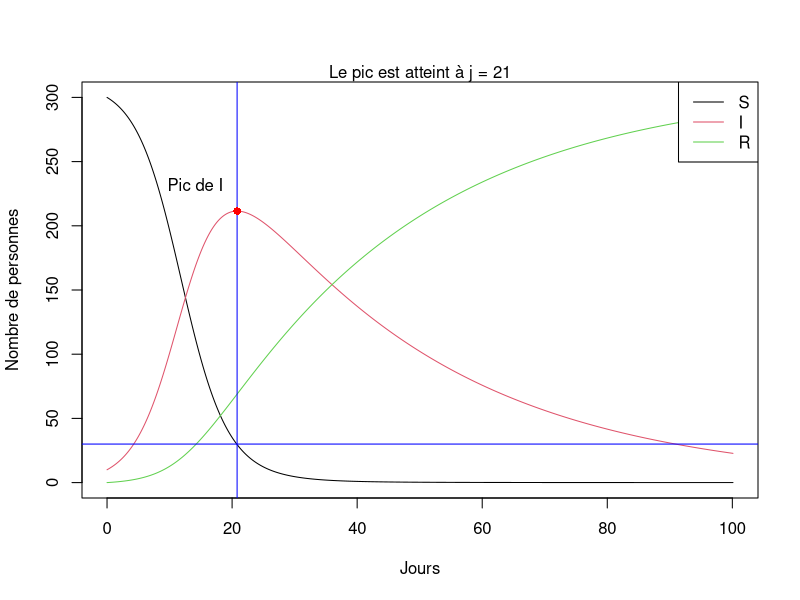

R code for this plot:
## ---- chunk 1
knitr::opts_chunk$set(echo = TRUE)
library(ggplot2)
S <- 300 #Personnes saines
I <- 10 #Personnes infectées
R <- 0 #personnes retirées
a <- 0.001 #Taux de transmission
b <- 0.03 #taux de guérison
deltaT <- 0.1 #Pas
Taille <- 100 #Nombre de jours
T<-0 #Non modulable       #Jour 0
Tpeaks<-0#Non modulable   #Jour du pic du nombres d'infecté
Ipeaks<-0#Non modulable   #Nombre de personne infectés au jour du pic

listeSIR<-data.frame(S, I, R, T)
colnames(listeSIR) <- c("S","I","R","T") 
Euler<-listeSIR
results<-listeSIR
listeSIR


## ---- chunk 2
St<-b/a #Calcul du nombre de personnes saines théorique au moments du pic du nombres d'infecté
euler<-function(Suc,Infect,Reco) # fonction calculant à chaque tour l'évolution des variables S, I et R
{
  Sb <- Suc + (-a * Suc * Infect)*deltaT
  Rb <- Reco + (b * Infect)*deltaT
  Ib <- (Suc+Infect+Reco) - Sb - Rb
  SIR <- data.frame(Sb,Ib,Rb,T)
  return(SIR)
  
}
repeat{
  T <- T+deltaT #Compteur de tours
  Euler<-euler(Euler$S ,Euler$I ,Euler$R );
  if (ceiling(Euler$S)==St) { #Permet de déterminer le pic à partir de la variable St (Un arrondis à été fait pour etre sûr d'obtenir des coordonées)
    Tpeaks<-Euler$T
    Ipeaks<-Euler$I;}
  if (floor(Euler$S)==St) { # Comme précédement mais avec un arrondis à l'entier inférieur)
    Tpeaks<-Euler$T
    Ipeaks<-Euler$I;}
  colnames(Euler) <- c("S","I","R","T");
  results<-rbind(results,Euler);# Ajout des valeurs calculer dans le data frame à chaque tour
  if (T>=Taille) break;# Une fois le nombre de jour demander atteints, la boucle se stop
}
St
Tpeaks
Ipeaks
results
## ---- chunk 3
if(Tpeaks==0){   #Gère le cas où le Pic n'est pas encore atteint en fonction de la taille choisi
  matplot( results[,4],results[, 1:3], type="l", lty=1,xlab = "Jours", ylab = "Nombre de personnes")# affichage du data frame sous forme de graph en fontion du temps
  legend("topright", col=1:3, legend=c("S", "I", "R"), lwd=1) #légendes
}else{
  matplot( results[,4],results[, 1:3], type="l", lty=1,xlab = "Jours", ylab = "Nombre de personnes")
  abline(h=St,v=Tpeaks, col="blue") #Lignes verticale et horizontale pour déterminer le pic
  text((Tpeaks-(Taille/15)), Ipeaks+((S+I+R)/15), "Pic de I") #teste pour légender le point
  points(Tpeaks,Ipeaks,col="red",pch=16) #Point permettant de localiser le pic
  mtext(paste("Le pic est atteint à j =",round(Tpeaks)), side=3) # Jour du pic de personnes infectés (Arrondis pour plus de clarté)
  legend("topright", col=1:3, legend=c("S", "I", "R"), lwd=1)
}

     
     
